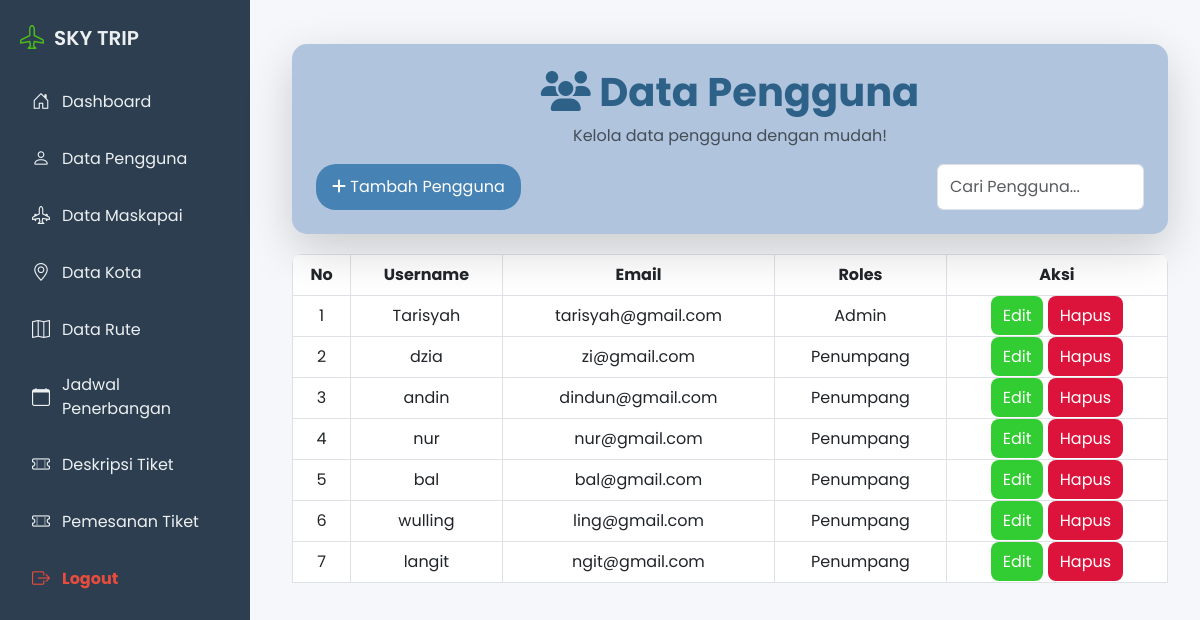
The app's page /admin/pengguna/index.php (signed in) with its own data.
### tables this page shows
CREATE TABLE `user` (
  `id_user` int(11) NOT NULL,
  `username` varchar(100) NOT NULL,
  `email` varchar(100) NOT NULL,
  `password` varchar(255) NOT NULL,
  `roles` enum('Admin','Petugas','Penumpang') NOT NULL
);

### admin/pengguna/functions.php (called while the page is built, shortened)
<?php
require '../../koneksi.php';
function query($query){
    global $conn;
    $rows = [];
    $result = mysqli_query($conn, $query);
    while($row = mysqli_fetch_assoc($result)){
        $rows[] = $row;
    }
    return $rows;
}

### admin/pengguna/index.php (the view, shortened to what this page needs)
<?php
$pengguna = query("SELECT * FROM user ");
?>
<!DOCTYPE html>
<html lang="id">
<head>
    <link href="https://cdn.jsdelivr.net/npm/bootstrap@5.3.0/dist/css/bootstrap.min.css" rel="stylesheet">
    <link rel="stylesheet" href="https://cdnjs.cloudflare.com/ajax/libs/font-awesome/6.4.0/css/all.min.css">
</head>
<body>
    <?php require '../../layouts/sidebar_admin.php'; ?>
    <div class="content">
        <div class="container mt-4">
            <div class="card p-4 shadow-lg">
                <h1 class="text-title text-center"><i class="fa fa-users"></i> Data Pengguna</h1>
                <p class="text-center text-muted">Kelola data pengguna dengan mudah!</p>
                <div class="d-flex justify-content-between">
                    <a href="tambah.php" class="btn btn-tambah"><i class="fa fa-plus"></i> Tambah Pengguna</a>
                    <input type="text" id="search" class="form-control w-25" placeholder="Cari Pengguna...">
                </div>
            </div>
            <div class="table-container">
                <table class="table table-bordered text-center">
                    <thead>
                        <tr>
                            <th>No</th>
                            <th>Username</th>
                            <th>Email</th>
                            <th>Roles</th>
                            <th>Aksi</th>
                        </tr>
                    </thead>
                    <tbody id="userTable">
                        <?php $no = 1; ?>
                        <?php foreach ($pengguna as $data) : ?>
                        <tr>
                            <td><?= $no; ?></td>
                            <td><?= htmlspecialchars($data["username"]); ?></td>
                            <td><?= htmlspecialchars($data["email"]); ?></td>
                            <td><?= htmlspecialchars($data["roles"]); ?></td>
                            <td class="aksi">
                                <a href="edit.php?id=<?= $data["id_user"]; ?>" class="edit">Edit</a>
                                <a href="hapus.php?id=<?= $data["id_user"]; ?>" class="hapus" onclick="return confirm('Apakah anda yakin ingin menghapus data ini?')">Hapus</a>
                            </td>
                        </tr>
                        <?php $no++; ?>
                        <?php endforeach; ?>
                    </tbody>
                </table>
            </div>
        </div>
    </div>
</body>
</html>

### admin/pengguna/index.php (style rules this page uses)
body { background-color: #f0f8ff; font-family: 'Poppins', sans-serif; }
.content { margin-left: 260px; padding: 20px; }
.card { background-color: #b0c4de; border-radius: 15px; border: none; }
.text-title { color: #2d6187; font-weight: bold; }
.btn-tambah { background-color: #4682b4; color: white; border-radius: 20px; padding: 10px 15px; }
.table-container { margin-top: 20px; border-radius: 10px; overflow: hidden; }
th { background-color: #4682b4; color: white; padding: 12px; }
td { padding: 10px; text-align: center; }
.aksi a { padding: 8px 12px; border-radius: 8px; text-decoration: none; }
.edit { background-color: #32cd32; color: white; }
.hapus { background-color: #dc143c; color: white; }

### layouts/sidebar_admin.php (style rules this page uses)
* { margin: 0; padding: 0; box-sizing: border-box; font-family: 'Poppins', sans-serif; }
body { display: flex; min-height: 100vh; background-color: #f5f7fa; }
.content { margin-left: 260px; padding: 20px; flex: 1; }

### records on screen
user: username "Tarisyah", email "tarisyah@gmail.com", roles "Admin"
user: username "dzia", email "zi@gmail.com", roles "Penumpang"
user: username "andin", email "dindun@gmail.com", roles "Penumpang"
user: username "nur", email "nur@gmail.com", roles "Penumpang"
user: username "bal", email "bal@gmail.com", roles "Penumpang"
user: username "wulling", email "ling@gmail.com", roles "Penumpang"
user: username "langit", email "ngit@gmail.com", roles "Penumpang"
